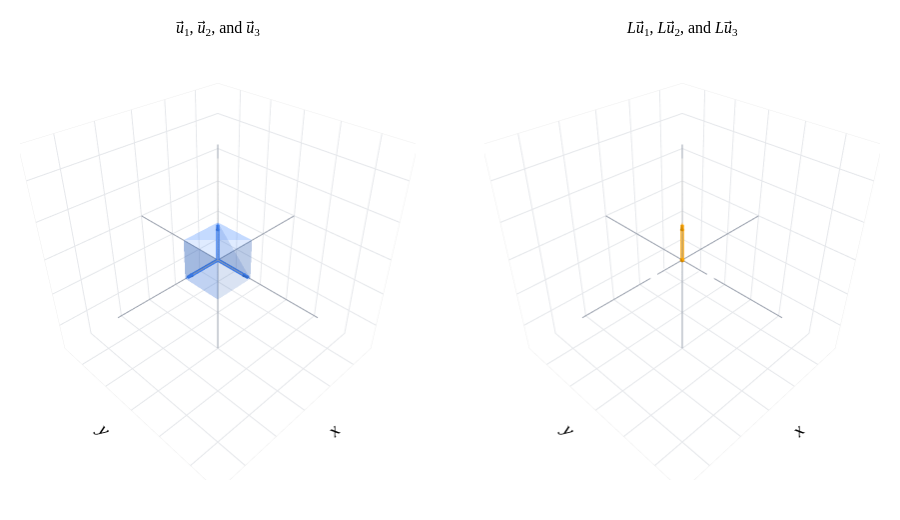

The cell this chart's notebook holds for it:
### Markdown cell above
What do you notice about the transformation defined by $L$, and how it relates to $L$'s columns? (Drag the plot around to see the main point.)

$$L = \begin{bmatrix} 1 & 1/2 & 0 \\ 1 & 1/2 & 0 \\ 1 & 1/2 & 1 \end{bmatrix}$$

### Code cell
A3 = np.array([[1,1/2,0],
               [1,1/2,0],
               [1,1/2,1]])
plot_unit_cube_and_transform(A3, name="L")

### Figure 1 — Plotly figure (JSON) as saved in the notebook; plotly's stock layout.template omitted (floating-point values rounded to 4 significant figures)
{"data": [{"line": {"color": "#cccccc", "width": 2}, "mode": "lines", "scene": "scene", "showlegend": false, "type": "scatter3d", "x": [0, 0], "y": [-2.5, 2.5], "z": [0, 0]}, {"line": {"color": "#cccccc", "width": 2}, "mode": "lines", "scene": "scene", "showlegend": false, "type": "scatter3d", "x": [0, 0], "y": [0, 0], "z": [-2.5, 2.5]}, {"line": {"color": "#cccccc", "width": 2}, "mode": "lines", "scene": "scene", "showlegend": false, "type": "scatter3d", "x": [-2.5, 2.5], "y": [0, 0], "z": [0, 0]}, {"line": {"color": "#cccccc", "width": 2}, "mode": "lines", "scene": "scene", "showlegend": false, "type": "scatter3d", "x": [0, 0], "y": [0, 0], "z": [-2.5, 2.5]}, {"line": {"color": "#cccccc", "width": 2}, "mode": "lines", "scene": "scene", "showlegend": false, "type": "scatter3d", "x": [-2.5, 2.5], "y": [0, 0], "z": [0, 0]}, {"line": {"color": "#cccccc", "width": 2}, "mode": "lines", "scene": "scene", "showlegend": false, "type": "scatter3d", "x": [0, 0], "y": [-2.5, 2.5], "z": [0, 0]}, {"line": {"color": "#cccccc", "width": 2}, "mode": "lines", "scene": "scene2", "showlegend": false, "type": "scatter3d", "x": [0, 0], "y": [-2.5, 2.5], "z": [0, 0]}, {"line": {"color": "#cccccc", "width": 2}, "mode": "lines", "scene": "scene2", "showlegend": false, "type": "scatter3d", "x": [0, 0], "y": [0, 0], "z": [-2.5, 2.5]}, {"line": {"color": "#cccccc", "width": 2}, "mode": "lines", "scene": "scene2", "showlegend": false, "type": "scatter3d", "x": [-2.5, 2.5], "y": [0, 0], "z": [0, 0]}, {"line": {"color": "#cccccc", "width": 2}, "mode": "lines", "scene": "scene2", "showlegend": false, "type": "scatter3d", "x": [0, 0], "y": [0, 0], "z": [-2.5, 2.5]}, {"line": {"color": "#cccccc", "width": 2}, "mode": "lines", "scene": "scene2", "showlegend": false, "type": "scatter3d", "x": [-2.5, 2.5], "y": [0, 0], "z": [0, 0]}, {"line": {"color": "#cccccc", "width": 2}, "mode": "lines", "scene": "scene2", "showlegend": false, "type": "scatter3d", "x": [0, 0], "y": [-2.5, 2.5], "z": [0, 0]}, {"color": "rgba(61,129,246,0.25)", "flatshading": true, "hoverinfo": "skip", "i": [0, 0, 0, 0, 1, 1, 2, 2, 4, 4, 5, 5], "j": [1, 3, 1, 3, 2, 5, 3, 6, 5, 7, 6, 7], "k": [2, 7, 5, 4, 6, 6, 7, 7, 6, 6, 1, 4], "lighting": {"ambient": 0.5, "diffuse": 0.7, "fresnel": 0.1, "roughness": 0.7, "specular": 0.2}, "lightposition": {"x": 2, "y": 2, "z": 4}, "name": "Unit Cube", "opacity": 0.7, "scene": "scene", "showlegend": false, "showscale": false, "type": "mesh3d", "x": [0, 1, 1, 0, 0, 1, 1, 0], "y": [0, 0, 1, 1, 0, 0, 1, 1], "z": [0, 0, 0, 0, 1, 1, 1, 1]}, {"color": "rgba(255,140,0,0.25)", "flatshading": true, "hoverinfo": "skip", "i": [0, 0, 0, 0, 1, 1, 2, 2, 4, 4, 5, 5], "j": [1, 3, 1, 3, 2, 5, 3, 6, 5, 7, 6, 7], "k": [2, 7, 5, 4, 6, 6, 7, 7, 6, 6, 1, 4], "lighting": {"ambient": 0.5, "diffuse": 0.7, "fresnel": 0.1, "roughness": 0.7, "specular": 0.2}, "lightposition": {"x": 2, "y": 2, "z": 4}, "name": "Transformed Cube", "opacity": 0.7, "scene": "scene2", "showlegend": false, "showscale": false, "type": "mesh3d", "x": [0.0, 1.0, 1.5, 0.5, 0.0, 1.0, 1.5, 0.5], "y": [0.0, 1.0, 1.5, 0.5, 0.0, 1.0, 1.5, 0.5], "z": [0.0, 1.0, 1.5, 0.5, 1.0, 2.0, 2.5, 1.5]}, {"hoverinfo": "skip", "line": {"color": "#3d81f6", "width": 7}, "mode": "lines", "scene": "scene", "showlegend": false, "type": "scatter3d", "x": [0, 0.9412], "y": [0, 0], "z": [0, 0]}, {"anchor": "tip", "colorscale": [[0, "#3d81f6"], [1, "#3d81f6"]], "hoverinfo": "skip", "scene": "scene", "showlegend": false, "showscale": false, "sizemode": "absolute", "sizeref": 0.196, "type": "cone", "u": [1.0], "v": [0.0], "w": [0.0], "x": [1], "y": [0], "z": [0]}, {"hoverinfo": "skip", "mode": "text", "scene": "scene", "showlegend": false, "text": [null], "textfont": {"color": "#3d81f6", "family": "Palatino Linotype, Palatino, serif", "size": 16}, "textposition": "middle center", "type": "scatter3d", "x": [0.5], "y": [0.1], "z": [0.0]}, {"hoverinfo": "skip", "line": {"color": "#3d81f6", "width": 7}, "mode": "lines", "scene": "scene", "showlegend": false, "type": "scatter3d", "x": [0, 0], "y": [0, 0.9412], "z": [0, 0]}, {"anchor": "tip", "colorscale": [[0, "#3d81f6"], [1, "#3d81f6"]], "hoverinfo": "skip", "scene": "scene", "showlegend": false, "showscale": false, "sizemode": "absolute", "sizeref": 0.196, "type": "cone", "u": [0.0], "v": [1.0], "w": [0.0], "x": [0], "y": [1], "z": [0]}, {"hoverinfo": "skip", "mode": "text", "scene": "scene", "showlegend": false, "text": [null], "textfont": {"color": "#3d81f6", "family": "Palatino Linotype, Palatino, serif", "size": 16}, "textposition": "middle center", "type": "scatter3d", "x": [0.15], "y": [0.5], "z": [0.0]}, {"hoverinfo": "skip", "line": {"color": "#3d81f6", "width": 7}, "mode": "lines", "scene": "scene", "showlegend": false, "type": "scatter3d", "x": [0, 0], "y": [0, 0], "z": [0, 0.9412]}, {"anchor": "tip", "colorscale": [[0, "#3d81f6"], [1, "#3d81f6"]], "hoverinfo": "skip", "scene": "scene", "showlegend": false, "showscale": false, "sizemode": "absolute", "sizeref": 0.196, "type": "cone", "u": [0.0], "v": [0.0], "w": [1.0], "x": [0], "y": [0], "z": [1]}, {"hoverinfo": "skip", "mode": "text", "scene": "scene", "showlegend": false, "text": [null], "textfont": {"color": "#3d81f6", "family": "Palatino Linotype, Palatino, serif", "size": 16}, "textposition": "middle center", "type": "scatter3d", "x": [-0.15], "y": [0.0], "z": [0.5]}, {"hoverinfo": "skip", "line": {"color": "orange", "width": 7}, "mode": "lines", "scene": "scene2", "showlegend": false, "type": "scatter3d", "x": [0, 0.9661], "y": [0, 0.9661], "z": [0, 0.9661]}, {"anchor": "tip", "colorscale": [[0, "orange"], [1, "orange"]], "hoverinfo": "skip", "scene": "scene2", "showlegend": false, "showscale": false, "sizemode": "absolute", "sizeref": 0.196, "type": "cone", "u": [0.5774], "v": [0.5774], "w": [0.5774], "x": [1.0], "y": [1.0], "z": [1.0]}, {"hoverinfo": "skip", "mode": "text", "scene": "scene2", "showlegend": false, "text": [null], "textfont": {"color": "orange", "family": "Palatino Linotype, Palatino, serif", "size": 16}, "textposition": "middle center", "type": "scatter3d", "x": [0.3939], "y": [0.4293], "z": [0.5]}, {"hoverinfo": "skip", "line": {"color": "orange", "width": 7}, "mode": "lines", "scene": "scene2", "showlegend": false, "type": "scatter3d", "x": [0, 0.4661], "y": [0, 0.4661], "z": [0, 0.4661]}, {"anchor": "tip", "colorscale": [[0, "orange"], [1, "orange"]], "hoverinfo": "skip", "scene": "scene2", "showlegend": false, "showscale": false, "sizemode": "absolute", "sizeref": 0.196, "type": "cone", "u": [0.5774], "v": [0.5774], "w": [0.5774], "x": [0.5], "y": [0.5], "z": [0.5]}, {"hoverinfo": "skip", "mode": "text", "scene": "scene2", "showlegend": false, "text": [null], "textfont": {"color": "orange", "family": "Palatino Linotype, Palatino, serif", "size": 16}, "textposition": "middle center", "type": "scatter3d", "x": [0.1439], "y": [0.1793], "z": [0.25]}, {"hoverinfo": "skip", "line": {"color": "orange", "width": 7}, "mode": "lines", "scene": "scene2", "showlegend": false, "type": "scatter3d", "x": [0, 0.0], "y": [0, 0.0], "z": [0, 0.9412]}, {"anchor": "tip", "colorscale": [[0, "orange"], [1, "orange"]], "hoverinfo": "skip", "scene": "scene2", "showlegend": false, "showscale": false, "sizemode": "absolute", "sizeref": 0.196, "type": "cone", "u": [0.0], "v": [0.0], "w": [1.0], "x": [0.0], "y": [0.0], "z": [1.0]}, {"hoverinfo": "skip", "mode": "text", "scene": "scene2", "showlegend": false, "text": [null], "textfont": {"color": "orange", "family": "Palatino Linotype, Palatino, serif", "size": 16}, "textposition": "middle center", "type": "scatter3d", "x": [0.15], "y": [0.0], "z": [0.5]}, {"hoverinfo": "skip", "line": {"color": "#9ca3af", "width": 2}, "mode": "lines", "scene": "scene", "showlegend": false, "type": "scatter3d", "x": [-2.8, 2.8], "y": [-0.0, 0.0], "z": [-0.0, 0.0]}, {"hoverinfo": "skip", "line": {"color": "#9ca3af", "width": 2}, "mode": "lines", "scene": "scene", "showlegend": false, "type": "scatter3d", "x": [-0.0, 0.0], "y": [-2.8, 2.8], "z": [-0.0, 0.0]}, {"hoverinfo": "skip", "line": {"color": "#9ca3af", "width": 2}, "mode": "lines", "scene": "scene", "showlegend": false, "type": "scatter3d", "x": [-0.0, 0.0], "y": [-0.0, 0.0], "z": [-2.8, 2.8]}, {"hoverinfo": "skip", "line": {"color": "#9ca3af", "width": 2}, "mode": "lines", "scene": "scene2", "showlegend": false, "type": "scatter3d", "x": [-2.8, 2.8], "y": [-0.0, 0.0], "z": [-0.0, 0.0]}, {"hoverinfo": "skip", "line": {"color": "#9ca3af", "width": 2}, "mode": "lines", "scene": "scene2", "showlegend": false, "type": "scatter3d", "x": [-0.0, 0.0], "y": [-2.8, 2.8], "z": [-0.0, 0.0]}, {"hoverinfo": "skip", "line": {"color": "#9ca3af", "width": 2}, "mode": "lines", "scene": "scene2", "showlegend": false, "type": "scatter3d", "x": [-0.0, 0.0], "y": [-0.0, 0.0], "z": [-2.8, 2.8]}], "layout": {"annotations": [{"font": {"size": 16}, "showarrow": false, "text": "<i>u</i>⃗<sub>1</sub>, <i>u</i>⃗<sub>2</sub>, and <i>u</i>⃗<sub>3</sub>", "x": 0.23, "xanchor": "center", "xref": "paper", "y": 1.0, "yanchor": "bottom", "yref": "paper"}, {"font": {"size": 16}, "showarrow": false, "text": "<i>L</i><i>u</i>⃗<sub>1</sub>, <i>L</i><i>u</i>⃗<sub>2</sub>, and <i>L</i><i>u</i>⃗<sub>3</sub>", "x": 0.77, "xanchor": "center", "xref": "paper", "y": 1.0, "yanchor": "bottom", "yref": "paper"}], "autosize": true, "font": {"color": "black", "family": "Palatino Linotype, Palatino, serif", "size": 16}, "height": 520, "margin": {"b": 40, "l": 20, "r": 20, "t": 40}, "paper_bgcolor": "white", "plot_bgcolor": "white", "scene": {"aspectmode": "cube", "bgcolor": "white", "domain": {"x": [0.0, 0.46], "y": [0.0, 1.0]}, "xaxis": {"backgroundcolor": "white", "dtick": 1, "gridcolor": "#e5e7eb", "linecolor": "#eeeeee", "mirror": true, "range": [-2.8, 2.8], "showbackground": true, "showgrid": true, "showline": true, "showspikes": false, "showticklabels": false, "tickfont": {"family": "Palatino Linotype, Palatino, serif", "size": 12}, "ticks": "", "title": {"text": "<i>x</i>"}, "zeroline": false, "zerolinecolor": "#9ca3af"}, "yaxis": {"backgroundcolor": "white", "dtick": 1, "gridcolor": "#e5e7eb", "linecolor": "#eeeeee", "mirror": true, "range": [-2.8, 2.8], "showbackground": true, "showgrid": true, "showline": true, "showspikes": false, "showticklabels": false, "tickfont": {"family": "Palatino Linotype, Palatino, serif", "size": 12}, "ticks": "", "title": {"text": "<i>y</i>"}, "zeroline": false, "zerolinecolor": "#9ca3af"}, "zaxis": {"backgroundcolor": "white", "dtick": 1, "gridcolor": "#e5e7eb", "linecolor": "#eeeeee", "mirror": true, "range": [-2.8, 2.8], "showbackground": true, "showgrid": true, "showline": true, "showspikes": false, "showticklabels": false, "tickfont": {"family": "Palatino Linotype, Palatino, serif", "size": 12}, "ticks": "", "title": {"text": "<i>z</i>"}, "zeroline": false, "zerolinecolor": "#9ca3af"}}, "scene2": {"aspectmode": "cube", "bgcolor": "white", "domain": {"x": [0.54, 1.0], "y": [0.0, 1.0]}, "xaxis": {"backgroundcolor": "white", "dtick": 1, "gridcolor": "#e5e7eb", "linecolor": "#eeeeee", "mirror": true, "range": [-2.8, 2.8], "showbackground": true, "showgrid": true, "showline": true, "showspikes": false, "showticklabels": false, "tickfont": {"family": "Palatino Linotype, Palatino, serif", "size": 12}, "ticks": "", "title": {"text": "<i>x</i>"}, "zeroline": false, "zerolinecolor": "#9ca3af"}, "yaxis": {"backgroundcolor": "white", "dtick": 1, "gridcolor": "#e5e7eb", "linecolor": "#eeeeee", "mirror": true, "range": [-2.8, 2.8], "showbackground": true, "showgrid": true, "showline": true, "showspikes": false, "showticklabels": false, "tickfont": {"family": "Palatino Linotype, Palatino, serif", "size": 12}, "ticks": "", "title": {"text": "<i>y</i>"}, "zeroline": false, "zerolinecolor": "#9ca3af"}, "zaxis": {"backgroundcolor": "white", "dtick": 1, "gridcolor": "#e5e7eb", "linecolor": "#eeeeee", "mirror": true, "range": [-2.8, 2.8], "showbackground": true, "showgrid": true, "showline": true, "showspikes": false, "showticklabels": false, "tickfont": {"family": "Palatino Linotype, Palatino, serif", "size": 12}, "ticks": "", "title": {"text": "<i>z</i>"}, "zeroline": false, "zerolinecolor": "#9ca3af"}}}}
